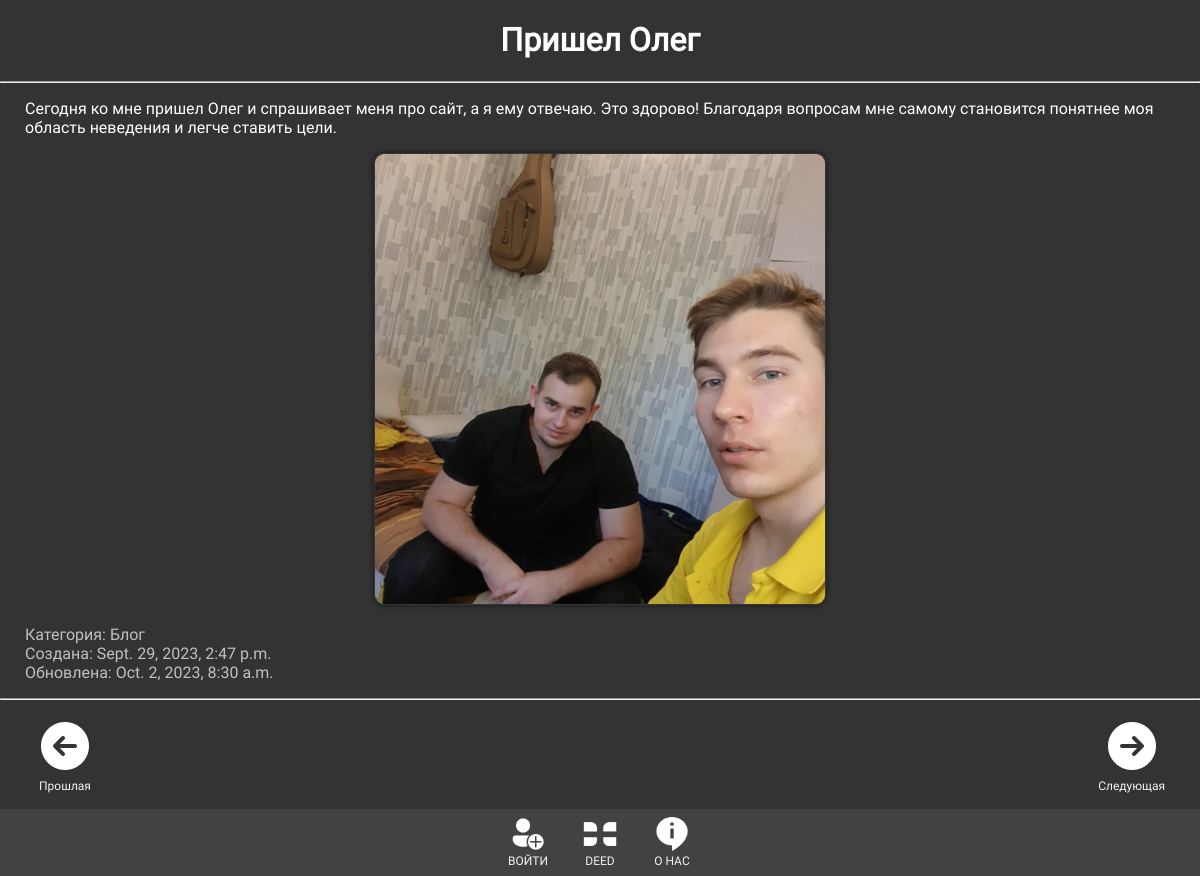
/post/prisheloltg/, run on the app's committed database.
### main_deed/models.py (models this page shows, shortened)
class DeedArticles(models.Model):
    title = models.CharField(max_length=30, verbose_name='Заголовок')
    slug = models.SlugField(max_length=255, unique=True, db_index=True, verbose_name='URL')
    content = models.TextField(blank=True, verbose_name='Текст')
    photo = models.ImageField(upload_to="photos/%artmain/", verbose_name='Фото')
    time_create = models.DateTimeField(auto_now_add=True, verbose_name='Время создания')
    time_update = models.DateTimeField(auto_now=True, verbose_name='Время изменения')
    is_published = models.BooleanField(default=True)
    cat = models.ForeignKey('Category', on_delete=models.PROTECT, verbose_name='Категория')
    def __str__(self):
        return self.title
    def get_absolute_url(self):
        return reverse('post', kwargs={'post_slug': self.slug})
    class Meta:
        verbose_name = "Статья в разделе \'О нас\'"
        verbose_name_plural = "Статьи в разделе \'О нас\'"
        ordering = ['-time_create', 'title']

class Category(models.Model):
    name = models.CharField(max_length=100, db_index=True, verbose_name='Категория')
    slug = models.SlugField(max_length=255, unique=True, db_index=True, verbose_name='URL')
    def __str__(self):
        return self.name
    class Meta:
        verbose_name = 'Категория'
        verbose_name_plural = 'Категории'

### main_deed/views.py (the view)
# urls.py: path('post/<slug:post_slug>/', ShowPost.as_view(), name='post'),
class ShowPost(DataMixin, DetailView):
    model = DeedArticles
    template_name = 'main_deed/article.html'
    context_object_name = 'article'
    slug_url_kwarg = 'post_slug'
    def get_context_data(self, *, object_list=None, **kwargs):
        articles = list(self.model.objects.filter(is_published=True))
        art_index = articles.index(self.model.objects.filter(slug=self.kwargs['post_slug'])[0])
        near_articles = {
        'last': None if art_index == len(articles)-1 else articles[art_index+1],
        'next': None if art_index == 0 else articles[art_index-1],
        }
        context = super().get_context_data(**kwargs)
        c_def = self.get_user_context(title=context['article'],
                                      near_articles=near_articles,
                                      )
        return dict(list(context.items()) + list(c_def.items()))
    def get_queryset(self):
        return self.model.objects.filter(is_published=True)

### main_deed/templatetags/main_deed_tags.py (called while the page is built)
@register.simple_tag()
def get_menu():
    menu = [
        {'title': 'ВОЙТИ', 'url_name': 'login', 'src_img': 'main_deed/images/login.png'},
        {'title': 'DEED', 'url_name': 'main', 'src_img': 'main_deed/images/deed.png'},
        {'title': 'О НАС', 'url_name': 'about', 'src_img': 'main_deed/images/about.png'},
    ]
    return menu

### main_deed/utils.py (called while the page is built)
    def get_user_context(self, **kwargs):
        context = kwargs
        cats = Category.objects.annotate(Count('deedarticles')) # изменить, сделать проверку если есть хотя бы одна статья
        context['cats'] = cats
        context['show_add_article'] = self.request.user.is_authenticated
        if 'cat_selected' not in context:
            context['cat_selected'] = 0
        return context

### main_deed/templates/main_deed/article.html
{% extends 'main_deed/base.html' %}
{% load static %}
{% block content %}
<div class="textarticle">
        <h1 align="center">{{ article.title }}</h1>
        <hr>
    <p>{{ article.content|linebreaks }}</p>
    {% if article.photo %}
        <p align="center"><img class="img-article" src={{ article.photo.url }}></p>
    {% endif %}
    <p class="date">Категория: {{ article.cat }}<br>
        Создана: {{ article.time_create }}<br>
        Обновлена: {{ article.time_update }}
    </p>
    <hr>
</div>
<div class="btm left">
    {% if near_articles.last %}
        <a href="{{ near_articles.last.get_absolute_url }}">
            <img src="{% static 'main_deed/images/icon-last.png' %}">
            <br>Прошлая
        </a>
    {% endif %}
</div>
<div class="btm right">
        {% if near_articles.next %}
            <a href="{{ near_articles.next.get_absolute_url }}">
                <img src="{% static 'main_deed/images/icon-next.png' %}">
                <br>Следующая
            </a>
        {% endif %}
</div>
{% endblock %}

### main_deed/static/main_deed/css/styles.css (style rules this page uses)
html, body { font-family: Roboto; margin: 0; padding: 0; height: 100%; color: #fff; background: #333; }
.textarticle { overflow: hidden; width: 100%; text-align: left; }
.textarticle h1, h2, h3, p, hr { padding-left: 25px; padding-right: 25px; }
.textarticle img { -webkit-box-shadow: 0 0 5px 1px #1e1e1e; border: 1px solid #353535; border-radius: 10px; }
.img-article { max-width: 75%; max-height: 450px; }
.date { color: #c0c0c0; }
.navbar a, .soc-net a, .categories a, .btm a { float: none; display: inline-block; color: #f2f2f2; padding: 8px 10px; text-decoration: none; font-size: 12px; }
.btm.left, .btm.right { text-align: center; padding: 0px 25px 75px 25px; }
.btm.left { float: left; }
.btm.right { float: right; }

### data on the page
DeedArticles: title "Пришел Олег", content "Сегодня ко мне пришел Олег и спрашивает меня про сайт, а я ему отвечаю. Это здорово! Благодаря вопросам мне самому становится понятнее моя область неведения и легче ставить цели.", photo (picture), cat "Блог", time_create "Sept. 29, 2023, 2:47 p.m.", time_update "Oct. 2, 2023, 8:30 a.m."

### other printed values
{{ m.title }} "ВОЙТИ" "DEED" "О НАС"
